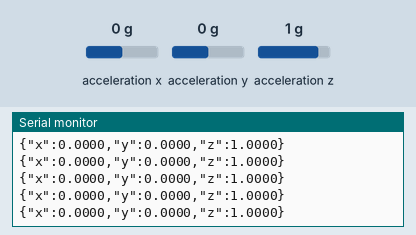
Bench run of a sketch on a simulated Arduino Nano 33 BLE. On the bench: the last lines printed to the serial monitor. The inputs (shaded band) are chosen by the test bench; at power-on: acceleration x 0 g, acceleration y 0 g, acceleration z 1 g. Nothing arrives over Bluetooth unless stated; a phone connects over Bluetooth LE 3 s after start.

Above: at 3.8 s.
3.9 s: acceleration x set to -1.4 g
At 3.95 s:
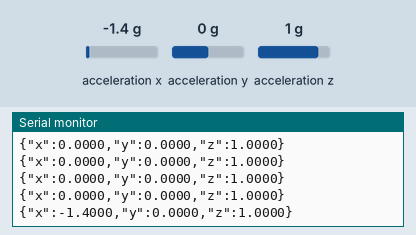
5.4 s: acceleration y set to -1.4 g
At 5.44 s:
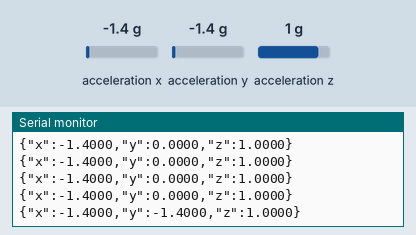
6.9 s: acceleration z set to -1.4 g
At 6.94 s:
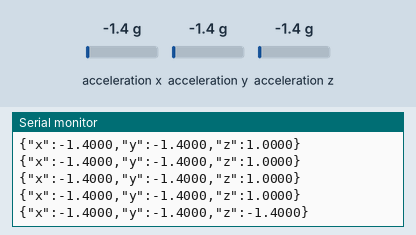

The sketch:

send_sensor_data_ble.ino
```cpp
#include <Arduino_LSM9DS1.h>
#include <ArduinoBLE.h>

BLEService sensorService("19B10000-E8F2-537E-4F6C-D104768A1214");

// One string characteristic for JSON
BLECharacteristic accelerationJSONChar(
  "19B10001-E8F2-537E-4F6C-D104768A1214",
  BLERead | BLENotify,
  100 // max length in bytes of the JSON string
);

float accX = 0.0;
float accY = 0.0;
float accZ = 0.0;

void setup() {
  Serial.begin(115200);
  #if defined(DEBUG)
  while (!Serial);
  #endif

  if (!IMU.begin()) {
    Serial.println("Failed to initialize IMU!");
    while (1);
  }

  if (!BLE.begin()) {
    Serial.println("Starting BLE failed!");
    while (1);
  }

  BLE.setLocalName("Nano33BLE_JSON");
  BLE.setAdvertisedService(sensorService);

  sensorService.addCharacteristic(accelerationJSONChar);
  BLE.addService(sensorService);

  BLE.advertise();
  Serial.println("BLE JSON IMU active...");
}

void loop() {
  BLEDevice central = BLE.central();

  if (central) {
    Serial.print("Connected to ");
    Serial.println(central.address());

    while (central.connected()) {
      if (IMU.accelerationAvailable()) {
        IMU.readAcceleration(accX, accY, accZ);

        // Build JSON string
        char jsonBuffer[100];
        snprintf(jsonBuffer, sizeof(jsonBuffer),
                 "{\"x\":%.4f,\"y\":%.4f,\"z\":%.4f}",
                 accX, accY, accZ);

        // Send as BLE notification
        accelerationJSONChar.writeValue(jsonBuffer);

        Serial.println(jsonBuffer); // debug
      }
      delay(50); // ~20Hz update
    }

    Serial.println("Disconnected");
  }
}
```

Measured:
- after the input at 3.9 s, the serial monitor: prints a new line at once (image 1)
- after the input at 5.4 s, the serial monitor: prints a new line at once (image 2)
- after the input at 6.9 s, the serial monitor: prints a new line at once (image 3)
